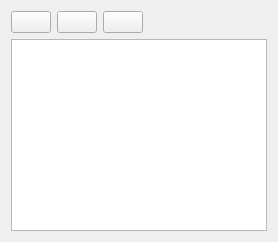
       <widget class="QWidget" name="tab_3">
        <attribute name="title">
         <string>Help</string>
        </attribute>
        <layout class="QGridLayout" name="gridLayout_17">
         <item row="0" column="0">
          <layout class="QHBoxLayout" name="horizontalLayout">
           <item>
            <widget class="QPushButton" name="m_HelpHomeButton">
             <property name="text">
              <string/>
             </property>
             <property name="icon">
              <iconset resource="qxrdresources.qrc">
               <normaloff>:/images/go-home.png</normaloff>:/images/go-home.png</iconset>
             </property>
            </widget>
           </item>
           <item>
            <widget class="QPushButton" name="m_HelpBackButton">
             <property name="text">
              <string/>
             </property>
             <property name="icon">
              <iconset resource="qxrdresources.qrc">
               <normaloff>:/images/go-previous.png</normaloff>:/images/go-previous.png</iconset>
             </property>
            </widget>
           </item>
           <item>
            <widget class="QPushButton" name="m_HelpForwardButton">
             <property name="text">
              <string/>
             </property>
             <property name="icon">
              <iconset resource="qxrdresources.qrc">
               <normaloff>:/images/go-next.png</normaloff>:/images/go-next.png</iconset>
             </property>
            </widget>
           </item>
           <item>
            <spacer name="horizontalSpacer_2">
             <property name="orientation">
              <enum>Qt::Horizontal</enum>
             </property>
             <property name="sizeHint" stdset="0">
              <size>
               <width>40</width>
               <height>20</height>
              </size>
             </property>
            </spacer>
           </item>
          </layout>
         </item>
         <item row="1" column="0">
          <widget class="QxrdHelpBrowser" name="m_HelpBrowser">
           <property name="font">
            <font>
             <pointsize>10</pointsize>
            </font>
           </property>
           <property name="source">
            <url>
             <string>qrc:/help/qxrdhelpindex.html</string>
            </url>
           </property>
           <property name="openExternalLinks">
            <bool>true</bool>
           </property>
           <property name="openLinks">
            <bool>true</bool>
           </property>
          </widget>
         </item>
        </layout>
       </widget>
